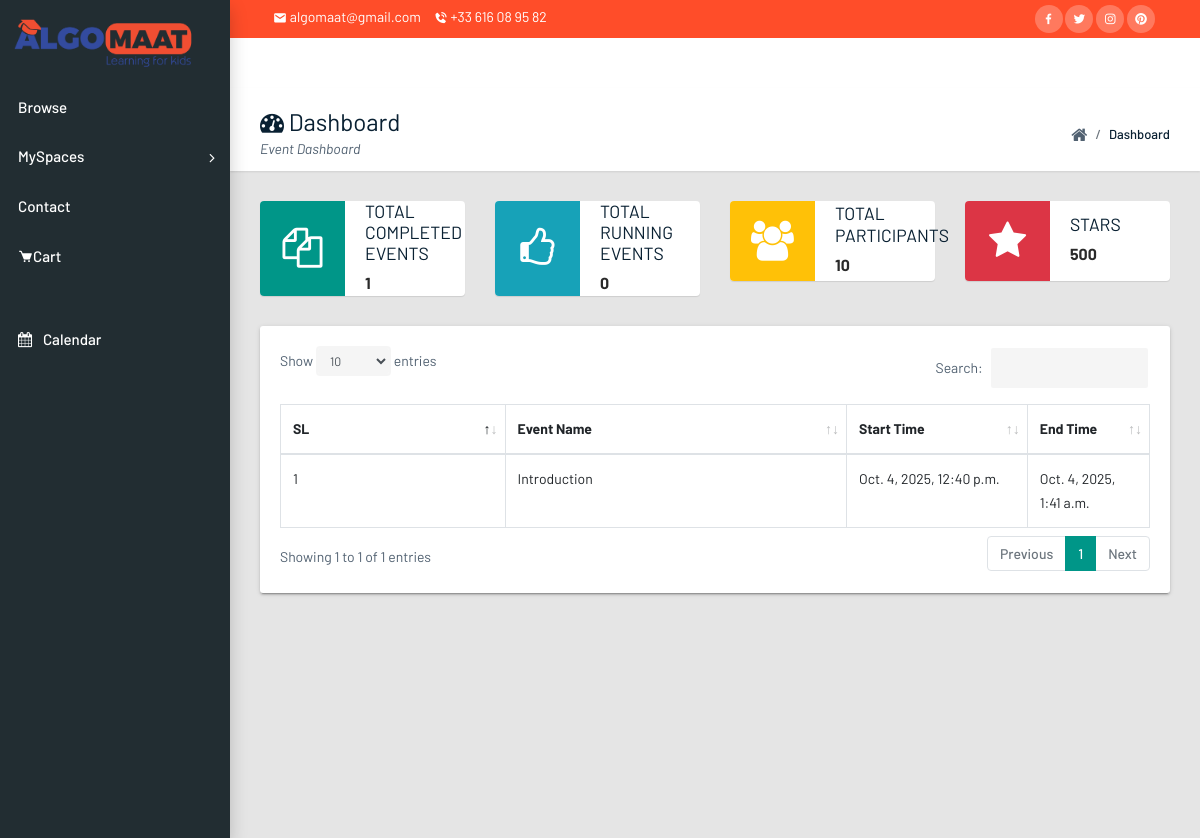
The app's page /d/ (signed in), older data.
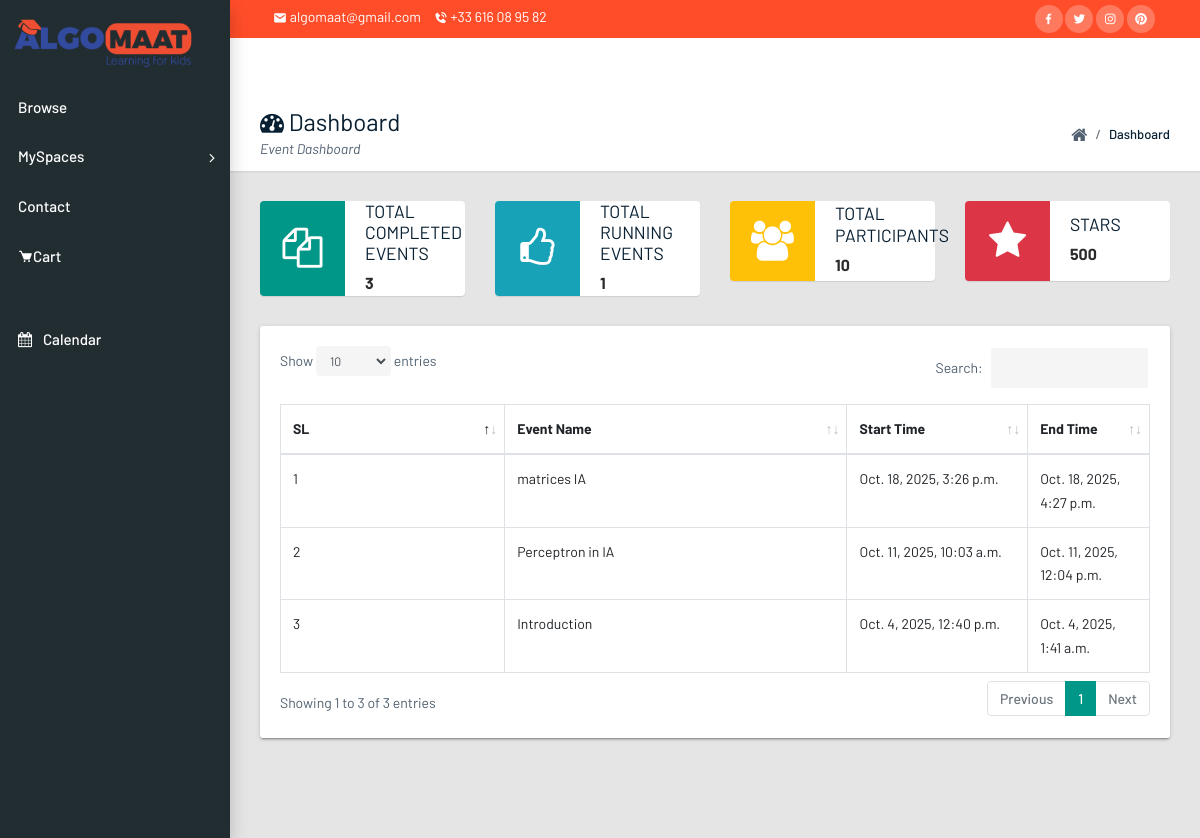
The same page, newer data.
### calendarapp/models/event.py (models this page shows, shortened)
class Event(Abstract):
    user = models.ForeignKey(User, on_delete=models.CASCADE, related_name="events")
    title = models.CharField(max_length=200)
    description = models.TextField()
    start_time = models.DateTimeField()
    end_time = models.DateTimeField()
    objects = EventManager()

### Algomaat/views.py (the view)
# urls.py: path("d/", DashboardView.as_view(), name="dashboard"),
class DashboardView(LoginRequiredMixin, View):
	login_url = "accounts:signin"
	template_name = "calendarapp/dashboard.html"
	def get(self, request, *args, **kwargs):
		events = Event.objects.get_all_events(user=request.user)
		running_events = Event.objects.get_running_events(user=request.user)
		latest_events = Event.objects.filter(user=request.user).order_by("-id")[:10]
		context = {"total_event": events.count(), "running_events": running_events,"latest_events": latest_events,}
		return render(request, self.template_name, context)

### calendarapp/models/event.py (called while the page is built)
    def get_all_events(self, user):
        events = Event.objects.filter(user=user, is_active=True, is_deleted=False)
        return events

    def get_running_events(self, user):
        running_events = Event.objects.filter(
            user=user,
            is_active=True,
            is_deleted=False,
            end_time__gte=datetime.now().date(),
        ).order_by("start_time")
        return running_events

### Algomaat/templates/calendarapp/dashboard.html (shortened to what this page needs)
{% extends 'base/base.html' %}
{% load static %}
{% block breadcrumb %}
    <div>
        <h1><i class="fa fa-dashboard"></i> Dashboard</h1>
        <p>Event Dashboard</p>
    </div>
    <ul class="app-breadcrumb breadcrumb">
        <li class="breadcrumb-item"><i class="fa fa-home fa-lg"></i></li>
        <li class="breadcrumb-item"><a href="#">Dashboard</a></li>
    </ul>
{% endblock breadcrumb %}
{% block content %}
<div class="row">
    <div class="col-md-6 col-lg-3">
        <div class="widget-small primary coloured-icon">
            <i class="icon fa fa-files-o fa-3x"></i>
            <div class="info">
                <h4>Total Completed Events</h4>
                <p><b>{{ total_event }}</b></p>
            </div>
        </div>
    </div>
    <div class="col-md-6 col-lg-3">
        <div class="widget-small info coloured-icon">
            <i class="icon fa fa-thumbs-o-up fa-3x"></i>
            <div class="info">
                <h4>Total Running Events</h4>
                <p><b>{{ running_events.count }}</b></p>
            </div>
        </div>
    </div>
    <div class="col-md-6 col-lg-3">
        <div class="widget-small warning coloured-icon">
            <i class="icon fa fa-users fa-3x"></i>
            <div class="info">
                <h4>Total Participants</h4>
                <p><b>10</b></p>
            </div>
        </div>
    </div>
    <div class="col-md-6 col-lg-3">
        <div class="widget-small danger coloured-icon">
            <i class="icon fa fa-star fa-3x"></i>
            <div class="info">
                <h4>Stars</h4>
                <p><b>500</b></p>
            </div>
        </div>
    </div>
    <div class="col-md-12">
        <div class="tile">
            <div class="tile-body">
                <div class="table-responsive">
                    <div id="sampleTable_wrapper" class="dataTables_wrapper container-fluid dt-bootstrap4 no-footer">
                        <div class="row">
                            <div class="col-sm-12">
                                <table class="table table-hover table-bordered dataTable no-footer" id="sampleTable" role="grid" aria-describedby="sampleTable_info">
                                    <thead>
                                        <tr role="row">
                                            <th class="sorting_asc" tabindex="0" aria-controls="sampleTable" rowspan="1" colspan="1" aria-sort="ascending" aria-label="Name: activate to sort column descending" style="width: 261.641px;">SL</th>
                                            <th class="sorting" tabindex="0" aria-controls="sampleTable" rowspan="1" colspan="1" aria-label="Position: activate to sort column ascending" style="width: 417.312px;">Event Name</th>
                                            <th class="sorting" tabindex="0" aria-controls="sampleTable" rowspan="1" colspan="1" aria-label="Office: activate to sort column ascending" style="width: 189.281px;">Start Time</th>
                                            <th class="sorting" tabindex="0" aria-controls="sampleTable" rowspan="1" colspan="1" aria-label="Age: activate to sort column ascending" style="width: 102.141px;">End Time</th>
                                        </tr>
                                    </thead>
                                    <tbody>
                                        {% for event in latest_events %}
                                            <tr role="row" class="odd">
                                                <td class="sorting_1">{{ forloop.counter }}</td>
                                                <td>{{ event.title }}</td>
                                                <td>{{ event.start_time }}</td>
                                                <td>{{ event.end_time }}</td>
                                            </tr>
                                        {% endfor %}
                                    </tbody>
                                </table>
                            </div>
                        </div>
                    </div>
                </div>
            </div>
        </div>
    </div>
</div>
{% endblock content %}

### Algomaat/templates/base/base.html (shortened to what this page needs)
<!DOCTYPE html>
<html lang="en">
    {% load static %}
    <head>
       <link rel="stylesheet" type="text/css" href="{% static 'css/main.css' %}" />
       <link rel="stylesheet" href="{% static 'css/style.css' %}">
        <link href='https://unpkg.com/boxicons@2.1.1/css/boxicons.min.css' rel='stylesheet'>
        <link rel="stylesheet" type="text/css" href="https://maxcdn.bootstrapcdn.com/font-awesome/4.7.0/css/font-awesome.min.css" />
    </head>
<body class="app sidebar-mini" style="padding-top:0;">
    <div class="top-nav" id="home">
        <div class="container">
            <div class="row justify-content-between">
                <div class="col-auto" style="margin-left:20%;" >
                    <p> <i class='bx bxs-envelope'></i> algomaat@gmail.com</p>
                    <p> <i class='bx bxs-phone-call'></i> +33 616 08 95 82 </p>
                </div>
                <div class="col-auto social-icons">
                    <a href="#"><i class='bx bxl-facebook'></i></a>
                    <a href="#"><i class='bx bxl-twitter'></i></a>
                    <a href="#"><i class='bx bxl-instagram'></i></a>
                    <a href="#"><i class='bx bxl-pinterest'></i></a>
                </div>
            </div>
        </div>
    </div>
        <aside class="app-sidebar" style="padding-top:0;"  >
          <div class="app-sidebar__user">
            	<a style="color: var(--brand);" class="navbar-brand" href="/"><img width="110" height="55" src="{% static 'img/LOGO.png' %}" alt=""></a>
           </div>
            <ul style="margin-top:-10%;" class="app-menu">
            	 {% if  user.is_authenticated %}
                <ul class="navbar-nav ms-auto">
                    <li class="">
                        <a class="app-menu__item" style="" href="{% url 'contents:all_public_spaces' %}">Browse</a>
                    </li>
		     <li class="treeview">
                    <a class="app-menu__item" href="#" data-toggle="treeview"></i><span class="app-menu__label"> MySpaces</span><i class="treeview-indicator fa fa-angle-right"></i></a>
                 </li>
                    <li class="">
                        <a class="app-menu__item" data-bs-toggle="modal" data-bs-target="#exampleModal" href="#"> Contact </a>
                    </li>
                     <li class="">
                        <a class="app-menu__item"  href="#"> <i class='bx bxs-cart'></i>Cart </a>
                    </li>
                {% else %}
                    <li class="">
                        <a href="#" data-bs-toggle="modal" data-bs-target="#exampleModal" class="btn btn-brand ms-lg-3">Contact</a>
                     </li>
                {% endif %}
                <li>
                    <a class="app-menu__item"   href="{% url 'calendarapp:calendar' %}"><i class="app-menu__icon fa fa-calendar"></i><span class="app-menu__label">Calendar</span></a>
                </li>
            </ul>
        </aside>
        <main class="app-content"  >
            <div class="app-title" style="padding-bottom:10px;">
                {% block breadcrumb %}
                {% endblock breadcrumb %}
            </div>
            {% block content %}
            {% endblock content %}
        </main>
    </body>
</html>

### Algomaat/templates/base/js.html (shortened to what this page needs)
{% load static %}

### Algomaat/static/css/style.css (style rules this page uses)
:root { --brand: #ff4d29; --dark: #092032; --body: #516171; --border: rgba(0,0,0,0.08); --shadow: 0px 6px 30px rgba(0, 0, 0, 0.08); }
body { font-family: "Barlow", sans-serif; color: var(--body); line-height: 1.7; }
h1,h2,h3,h4,h5,h6, .display-1,.display-2,.display-3,.display-4 { font-weight: 700; color: var(--dark); }
img { width: 100%; }
a { color: var(--dark); transition: all 0.4s ease; font-weight: 500; }
.top-nav { background-color: var(--brand); color: #fff; padding-top: 5px; padding-bottom: 5px; }
.top-nav p { display: inline-block; margin-bottom: 0; margin-right: 10px; }
.top-nav span, .top-nav i { vertical-align: middle; }
.social-icons a { width: 28px; height: 28px; display: inline-flex; color: #fff; background-color: rgba(255, 255, 255, 0.25); text-decoration: none; align-items: center; justify-content: center; border-radius: 100px; }
.navbar-brand { font-size: 28px; font-weight: 700; }

Row changes from the older to the newer data that the page shows:
added Event: title "matrices IA", start_time "Oct. 18, 2025, 3:26 p.m.", end_time "Oct. 18, 2025, 4:27 p.m."
added Event: title "Perceptron in IA", start_time "Oct. 11, 2025, 10:03 a.m.", end_time "Oct. 11, 2025, 12:04 p.m."
Text that changed along with them:
{{ total_event }}: "1" → "3"
{{ running_events.count }}: "0" → "1"
text written by a page script: "Show entries Search: Showing 1 to 1 of 1 entries Previous 1 Next" → "Show entries Search: Showing 1 to 3 of 3 entries Previous 1 Next"
